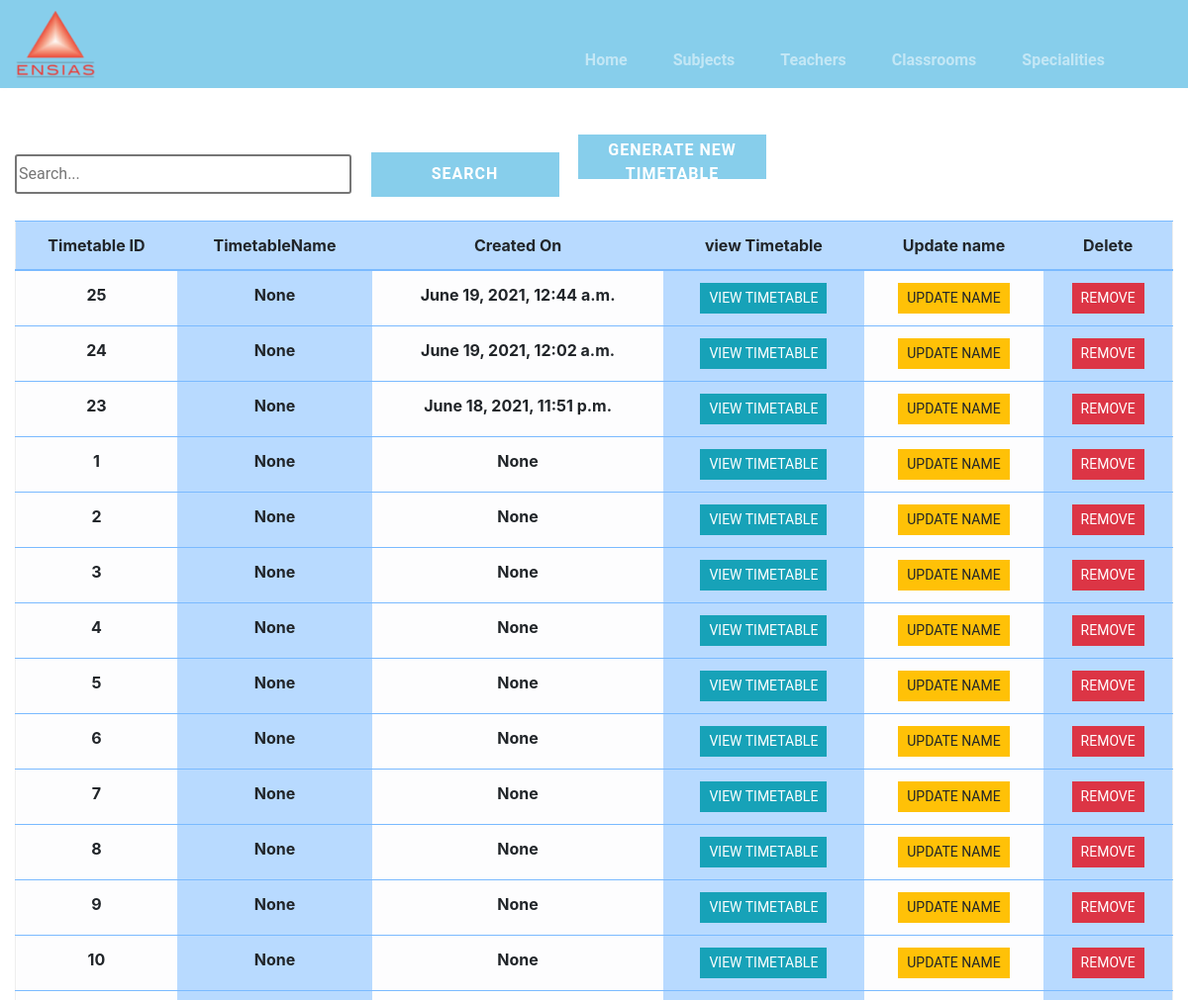
Page /timetable/list (upper part) on the earlier database version.
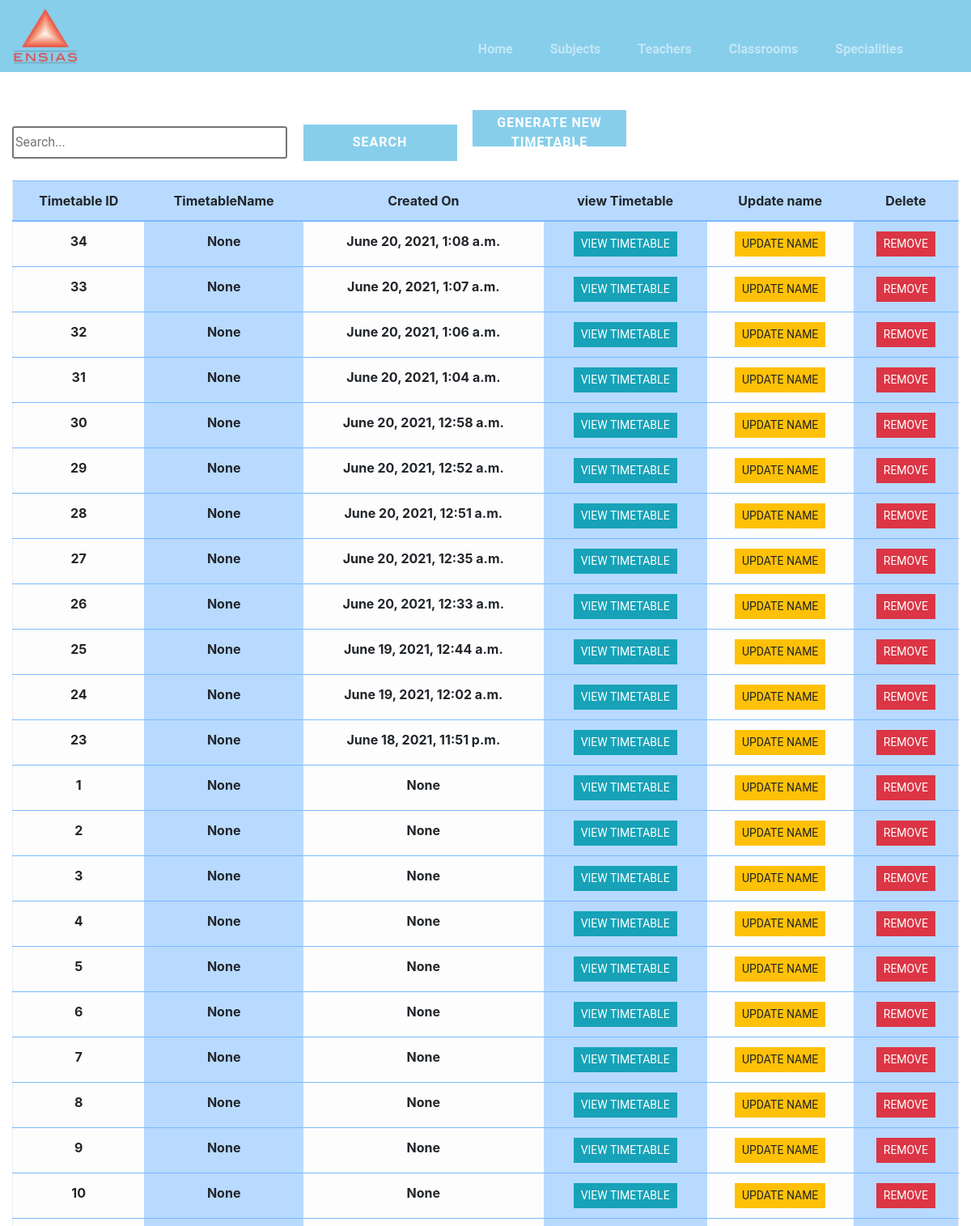
Same page on the later database version.
### timetableCSP/models.py (models this page shows, shortened)
class TimeTable(models.Model):
    timetable_id = models.AutoField(primary_key=True)
    timetable_name = models.CharField(max_length=2000, null=True)
    date_creation = models.DateTimeField(auto_now_add=True,null=True)

### timetableCSP/views.py (the view)
# urls.py: path('timetable/list', views.timetablesList, name='list-timetable'),
def timetablesList(request):
    timetables = TimeTable.objects.all().order_by('-date_creation')
    context = {'timetables': timetables}
    return render(request, 'listTimetables.html', context)

### templates/listTimetables.html (shortened to what this page needs)
{% extends 'main.html' %}
{% load static %}
{% block content %}
    <div class="container-fluid">
    <div class="search">
        <input type="text" class="searchbox" placeholder="Search...">
        <input type="submit" value="Search" class="searchButton">
        <a href="{% url 'generate-timetable' %}"><button class="searchButton">Generate New Timetable </button></a>
    </div>
	<div class="table-responsive-lg">
        <table class="table-primary">
        <table class="table table-primary table-hover">
            <thead class="thead-primary">
			<tr>
                <div class="header__item filter__link" >
                   <th scope="col" class="text-center">Timetable ID</th>
                </div>
                <div class="header__item filter__link">
                  <th class="text-center" scope="col">TimetableName</th>
                </div>
                <div class="header__item filter__link">
                   <th class="text-center" scope="col">Created On</th>
                </div>
               <div class="header__item filter__link">
                    <th class="text-center" scope="col"> view Timetable</th>
                </div>
                <div class="header__item filter__link">
                    <th class="text-center" scope="col"> Update name</th>
                </div>
                <div class="header__item filter__link">
                     <th class="text-center" scope="col">Delete</th>
                </div>
			</tr>
            </thead>
                {% for timetable in timetables %}
				<tr>
                        <th scope="row" class="table-light text-center">{{ timetable.timetable_id}}</th>
						<th scope="row" class="table-primary text-center"  >{{ timetable.timetable_name}}</th>
						<th scope="row" class="table-light text-center"> {{ timetable.date_creation }}</th>
                        <th scope="row" class="table-primary text-center"> <a href="{% url 'timetable' timetable.timetable_id %}" class="btn btn-sm btn-info">View Timetable</a></th>
                        <th scope="row" class="table-light text-center"> <a href="{% url 'update-timetable' timetable.timetable_id%}" class="btn btn-sm btn-warning">Update Name</a></th>
                        <th scope="row" class="table-primary text-center"> <a href="{% url 'delete-timetable' timetable.timetable_id %}" class="btn btn-sm btn-danger" >Remove</a></th>
					</tr>
                {% endfor %}
        </table>
</div>
    </div>
{% endblock %}

### templates/main.html (shortened to what this page needs)
<!DOCTYPE html>
<html lang="en">
<head>
    {% load static %}
	<link href="{% static 'css/style.css' %}" rel="stylesheet">
    <link href="{% static 'css/tables.css' %}" rel="stylesheet">
    <link href="{% static 'css/add.css' %}" rel="stylesheet">
    <link href="{% static 'css/nav.css' %}" rel="stylesheet">
    <link rel="stylesheet" href="https://maxcdn.bootstrapcdn.com/bootstrap/4.5.0/css/bootstrap.min.css">
    <link rel="stylesheet" href="https://stackpath.bootstrapcdn.com/font-awesome/4.7.0/css/font-awesome.min.css">
    <link rel="stylesheet" src="extensions/sticky-header/bootstrap-table-sticky-header.css">
</head>
<body>
            <nav id="header"  class="navbar navbar-expand-lg navbar-light bg-light">
                <div class="container-fluid">
                    <div class="collapse navbar-collapse collapse" data-toggle="collapse" aria-expanded="false"  id="navbarSupportedContent">
    <nav class="navbar navbar-expand-lg navbar-dark navbar-custom fixed-top">
       <a  href="#"><img src="{% static 'media/ensias.png' %}" alt="alternative"></a>
        <div class="collapse navbar-collapse" id="navbarsExampleDefault">
            <ul class="navbar-nav ml-auto">
                <li class="nav-item">
                    <a class="nav-link page-scroll" href="{% url 'home' %}">Home <span class="sr-only">(current)</span></a>
                </li>
                <li class="nav-item">
                    <a class="nav-link page-scroll" href="{% url 'list-subject' %}">Subjects</a>
                </li>
                <li class="nav-item">
                    <a class="nav-link page-scroll" href="{% url 'list-teacher' %}">Teachers</a>
                </li>
                <li class="nav-item">
                    <a class="nav-link page-scroll" href="{% url 'list-room' %}">Classrooms</a>
                </li>
				<li class="nav-item">
                    <a class="nav-link page-scroll" href="{% url 'list-speciality' %}">Specialities</a>
                </li>
            </ul>
        </div>
    </nav>
                            <li class="nav-item text-center active">
                                <a class="nav-link link" href="{% url 'home' %}">Home</a>
                            </li>
                            <li class="nav-item text-center">
                                <a class="nav-link link" href="{% url 'list-subject' %}">Subjects</a>
                            </li>
                            <li class="nav-item text-center">
                                <a class="nav-link link" href="{% url 'list-teacher' %}">Teachers</a>
                            </li>
                            <li class="nav-item text-center">
                                <a class="nav-link link"  href="{% url 'list-room' %}">Classrooms </a>
                            </li>
                            <li class="nav-item text-center">
                                <a class="nav-link link" href="{% url 'list-speciality' %}">Specialities</a>
                            </li>
                            <a class="logout text-center" style="" href="# >
                            <li class="nav-item text-center"></li>
                            </a>
                    </div>
                </div>
            </nav>
        {% block content %}
        {% endblock %}
</body>
</html>

### static/css/style.css (style rules this page uses)
a { cursor: pointer; }
#header { width: 100%; background:#fff; box-shadow:-9px 5px 4px #888888 !important; overflow:auto; position: sticky; top: 0; }
#header ul { padding:33px 0 0 45px; }
#header li { list-style:none; margin-right:30px; }
#header li a.link { font-weight:700; color:#333; font-size: 16px; text-decoration:none; text-transform:uppercase; letter-spacing:1px; }
.logout { width:30px !important; height:30px !important; background-color:red !important; color:white !important; }

### static/css/tables.css (style rules this page uses)
*, *:before, *:after { box-sizing: border-box; }
body { font-family: "Roboto", sans-serif; margin: 0; }
.table { border: 1px solid #eeeeee; overflow-y: auto; overflow-x: auto; overflow-style: marquee-line; height: 720px; }
.table-data, .header__item { flex: 1 1 20%; text-align: center; font-family: Roboto, sans-serif; font-weight: bold; }
.header__item { text-transform: uppercase; }
.filter__link { color: white; text-decoration: none; position: relative; display: inline-block; padding-left: 24px; padding-right: 24px; }
.filter__link::after { content: ""; position: absolute; right: -18px; color: white; font-size: 12px; top: 50%; transform: translateY(-50%); }
.btn { border-radius: 0 !important; font-family: Roboto, sans-serif !important; text-transform: uppercase; }
.search { display: inline-block; }
.searchbox { width: 340px; height: 40px; border-style: solid; border-radius: 3px; font-family: Roboto, sans-serif; text-align: justify; }
.searchButton { width: 190px; height: 45px ; font-family: Roboto, sans-serif; text-transform: uppercase; letter-spacing: 1px; font-weight: bolder; color: white ; background: skyblue; margin-left: 15px; margin-top: 40px; border-color: skyblue ; border-radius: 0 ; border-style: solid; border-width: 3px ; }

### static/css/nav.css (style rules this page uses)
.navbar { padding: 15px 10px; background: skyblue; border: none; border-radius: 0; margin-bottom: 40px; box-shadow: 1px 1px 3px rgba(238, 230, 230, 0.1); }
.nav-item { font-family: Roboto, sans-serif !important; font-weight: bold; text-transform: capitalize; }
.logout { width: 20px !important; height: 8px !important; border: 2px solid red !important; border-radius: 10% !important; background-color: red !important; }

Differences in the rows shown:
added TimeTable: timetable_id "34", timetable_name "None", date_creation "June 20, 2021, 1:08 a.m."
added TimeTable: timetable_id "33", timetable_name "None", date_creation "June 20, 2021, 1:07 a.m."
added TimeTable: timetable_id "32", timetable_name "None", date_creation "June 20, 2021, 1:06 a.m."
added TimeTable: timetable_id "31", timetable_name "None", date_creation "June 20, 2021, 1:04 a.m."
added TimeTable: timetable_id "30", timetable_name "None", date_creation "June 20, 2021, 12:58 a.m."
added TimeTable: timetable_id "29", timetable_name "None", date_creation "June 20, 2021, 12:52 a.m."
added TimeTable: timetable_id "28", timetable_name "None", date_creation "June 20, 2021, 12:51 a.m."
added TimeTable: timetable_id "27", timetable_name "None", date_creation "June 20, 2021, 12:35 a.m."
added TimeTable: timetable_id "26", timetable_name "None", date_creation "June 20, 2021, 12:33 a.m."
